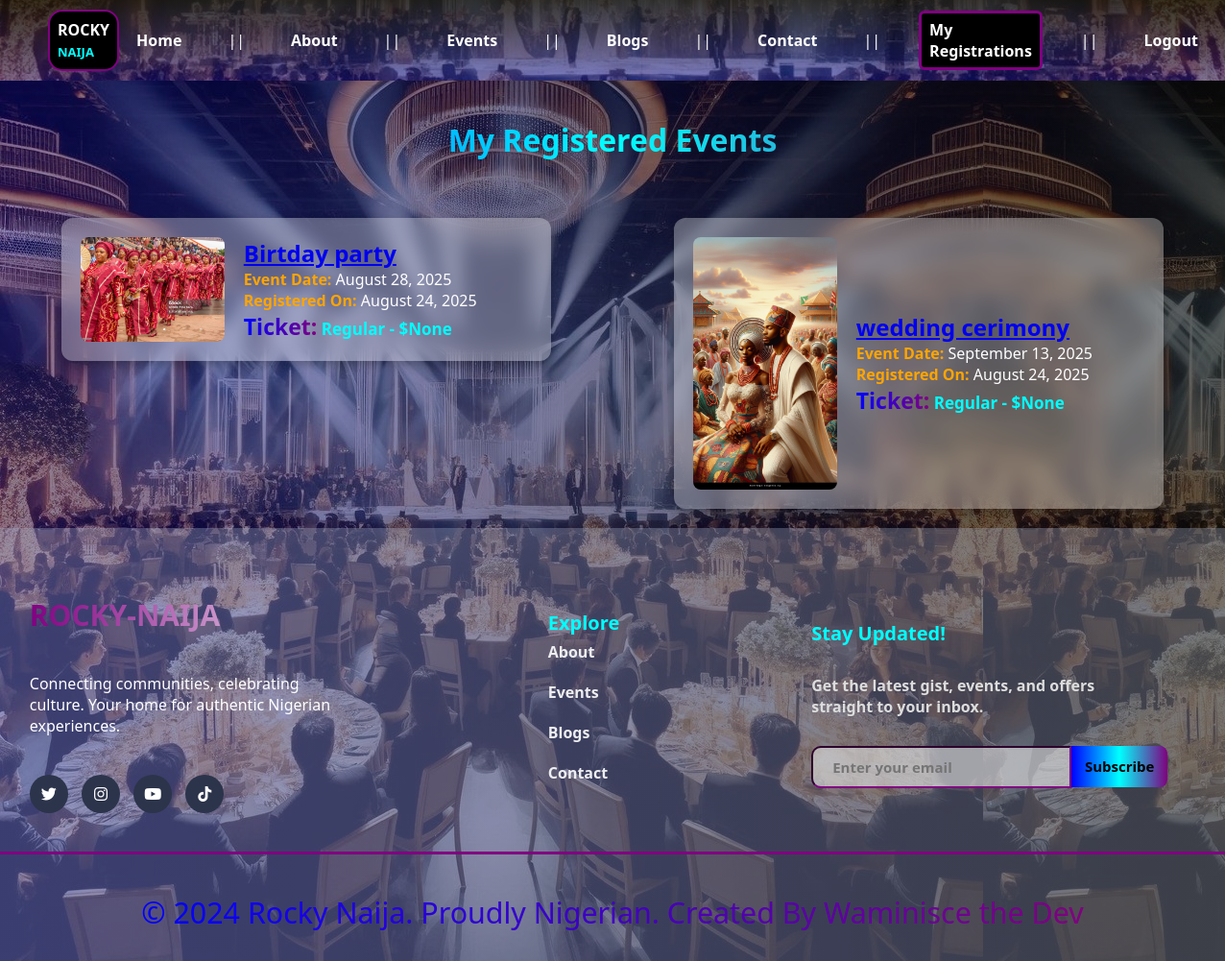
The app's page /my-registrations/ (signed in) with its own data.
### EventApp/models.py (models this page shows, shortened)
class Registration(models.Model):
       TICKET_CHOICES = [
        ('regular', 'Regular'),
        ('vip', 'VIP'),
    ]
       event = models.ForeignKey(Event, on_delete=models.CASCADE)
       user = models.ForeignKey(User, on_delete=models.CASCADE, default=1)
       name = models.CharField(max_length=225)
       email = models.EmailField()
       ticket_type = models.CharField(max_length=10, choices=TICKET_CHOICES, default='regular')
       price = models.IntegerField(null=True, blank=True)
       timestamp = models.DateTimeField(auto_now_add=True)
       class Meta:
        unique_together = ('event', 'user','ticket_type')

class Event(models.Model):
       title = models.CharField(max_length=225, null=True, blank=True)
       Description = models.TextField()
       Date = models.DateTimeField()
       start_time = models.TimeField(null=True, blank=True, default=None)
       end_time = models.TimeField(null=True, blank=True, default=None)
       Location = models.CharField(max_length=225)
       image = models.ImageField(upload_to='picture', null=True, blank=True)
       gate_fees = models.IntegerField(null=True, blank=True, default=None)
       gate_fees2 = models.IntegerField(null=True, blank=True, default=None)

### EventApp/views.py (the view)
# urls.py: path('my-registrations/', views.my_registrations, name='my_registrations'),
@login_required
def my_registrations(request):
    registrations = Registration.objects.filter(user=request.user).order_by('event__Date')
    return render(request, 'register_event.html', {'registrations': registrations})

### template/register_event.html (shortened to what this page needs)
{% extends 'base.html' %}
{% load static %}
{% block content %}
<link rel="stylesheet" href="{% static 'style4.css' %}"/>
<div class="body"></div>
  <h1 style="text-align: center; background: linear-gradient(to right, blue,cyan,purple); -webkit-background-clip: text; -webkit-text-fill-color: transparent; padding-top: 40px; margin-bottom: 40px;">My Registered Events</h1>
  <section id="section">
  {% for reg in registrations %}
    <div id="register">
      {% if reg.event.image %}
      <img id="img2"  src="{{ reg.event.image.url }}" alt="{{ reg.event.title }}">
      {% else %}
      <img id="img2"  src="{% static 'images/abuja-images.jpg' %}" alt="Default image" >
      {% endif %}
      <div class="register">
      <h2><a href="{% url 'event_detail' reg.event.id %}">{{ reg.event.title }}</a></h2>
      <p><strong>Event Date:</strong> {{ reg.event.Date|date:"F d, Y " }}</p>
      <p><strong>Registered On:</strong> {{ reg.timestamp|date:"F d, Y " }}</p>
      <p class="ticket"><span>Ticket:</span> {{ reg.ticket_type|title }} - ${{ reg.price }}</p>
    </div>
    </div>
  {% endfor %}
</section>
{% endblock %}

### statics/style4.css (style rules this page uses)
* { margin:0; padding:0; box-sizing:border-box; font-family: system-ui, -apple-system, BlinkMacSystemFont, 'Segoe UI', Roboto, Oxygen, Ubuntu, Cantarell, 'Open Sans', 'Helvetica Neue', sans-serif; }
.body { background-image: linear-gradient(to right,rgba(5, 5, 150, 0.441),rgba(8, 8, 8, 0.655)) , url("/static/images/event background image.jpg"); position: fixed; top: 0; left: 0; width: 100%; height: 100%; z-index: -1; color: white; font-family: 'Exo 2', sans-serif; }
img { border-radius: 25px; width: 230px; height: 250px; }
#section { display: flex; flex-direction: row; align-items: flex-start; flex-wrap: wrap; gap: 0px; }
:root { --rn-dark-blue: #1a1f2c; --rn-light-gray: #edeef1; --rn-green: purple; --rn-white: #ffffff; }

### template/base.html (style rules this page uses)
body { font-family: sans-serif; margin: 0; padding: 0; box-sizing: border-box; }

### records on screen
Registration: event.image (picture), event "Birtday party", event.Date "August 28, 2025", timestamp "August 24, 2025", ticket_type "Regular", price "None"
Registration: event.image (picture), event "wedding cerimony", event.Date "September 13, 2025", timestamp "August 24, 2025", ticket_type "Regular", price "None"
